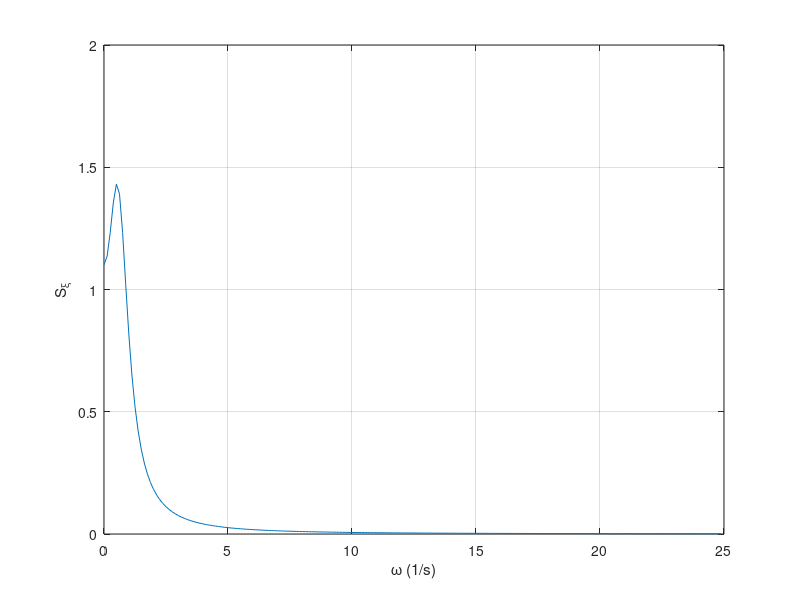
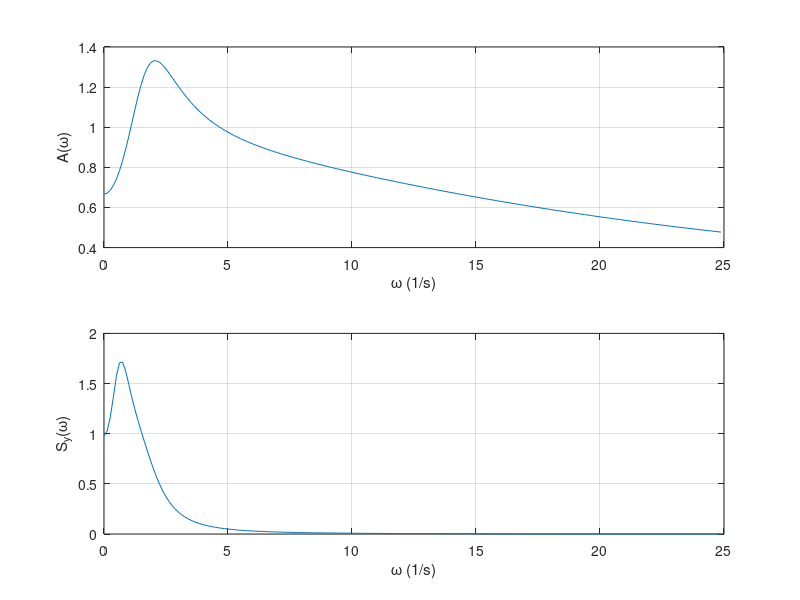

These figures' MATLAB source, in order:
%==========================================================================
% Tutorial Stochastic Dynamics with Aerospace Applications
% Topic #5: Frequency domain analysis of LTI systems (spectral densities)
% Authors: V.Bobronnikov & M.Trifonov
% Email: trifonov.m@yahoo.com
% Date(dd-mm-yyyy): 22-08-2021
%==========================================================================
clc; clear; close all;
% mathematical model of the dynamic system
Wkf=tf([0.5 1],[0.1 1]);
Wrp=1;
Wla=tf([0.7 1],[0.25 0.3 1]);
Wdus=0.5;
% transfer function of the system
Wz=feedback(Wkf*Wrp*Wla,Wdus);
u=3; D=3.9033; alfa=0.5091; beta=0.5615;
% calculation of a low-frequency gain
mom=dcgain(Wz)*u
% max frequency and step frequency
ommax=25; N=200; dom=ommax/N;
% covar() - covariance of response to ! WHITE noise
for i=1:N
    om(i)=(i-1+0.00001)*dom;
    % calculation of a magnitude and phase data
    [A(i),fi]=bode(Wz,om(i));
    Akv(i)=A(i)^2;
    %input-output relations in the frequency domain: spectral densities
    Sksi(i)=D*alfa*(alfa^2+beta^2+om(i)^2)/pi/...
        ((om(i)^2-alfa^2-beta^2)^2+4*alfa^2*om(i)^2);
    Sy(i)=2*Sksi(i)*Akv(i);
end
% calculation variance of the system output using Riemann sum
Dy=sum(Sy)*dom
% plotting
figure(1);plot(om,Sksi);grid on;
figure(1);xlabel('\omega (1/s)');ylabel('S_\xi'); 
figure(2);
subplot(2,1,1);plot(om,A);grid on;
xlabel('\omega (1/s)');ylabel('A(\omega)');
subplot(2,1,2);plot(om,Sy);grid on;
xlabel('\omega (1/s)');ylabel('S_y(\omega)');

